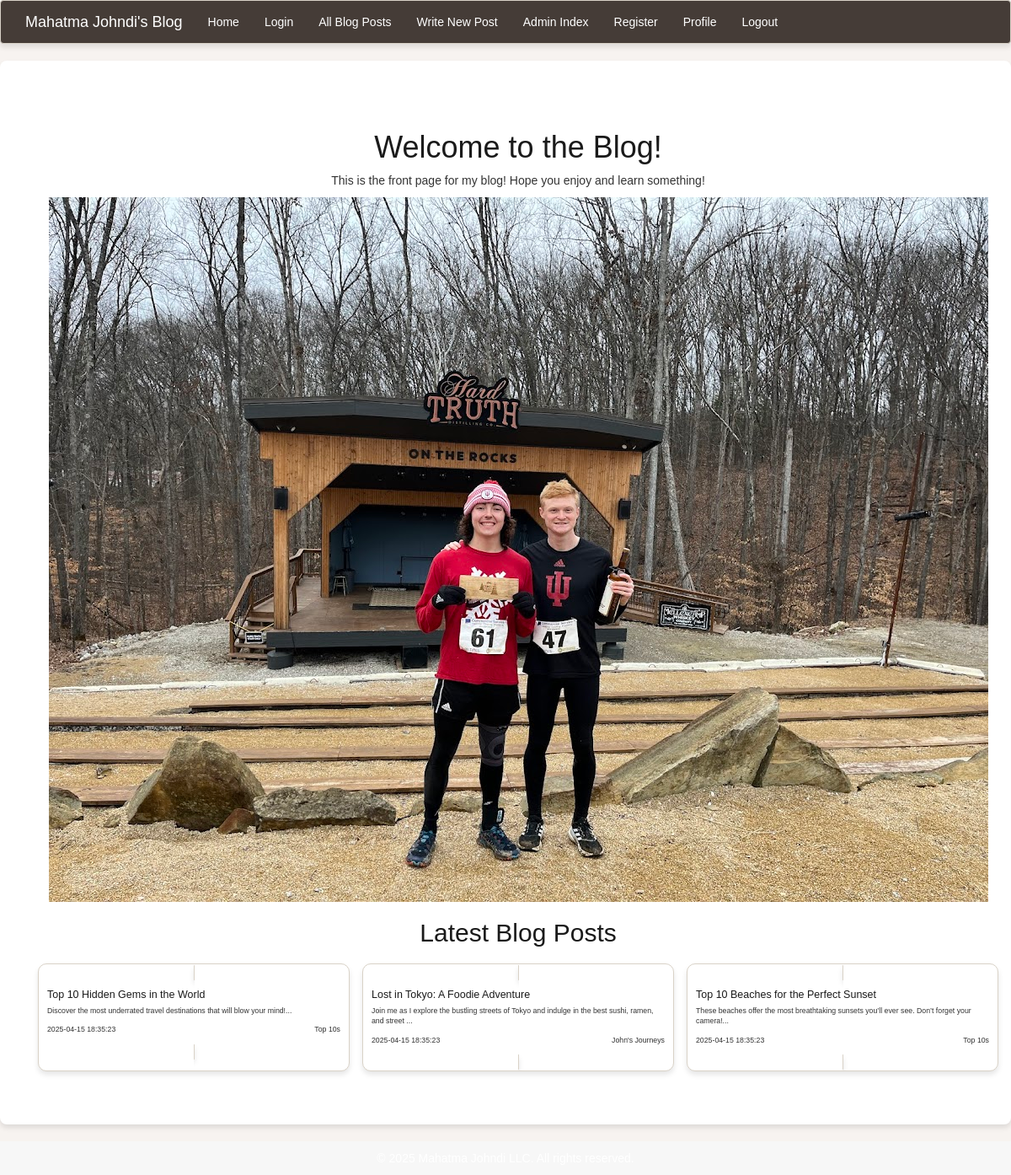
Before: / with the older database file.
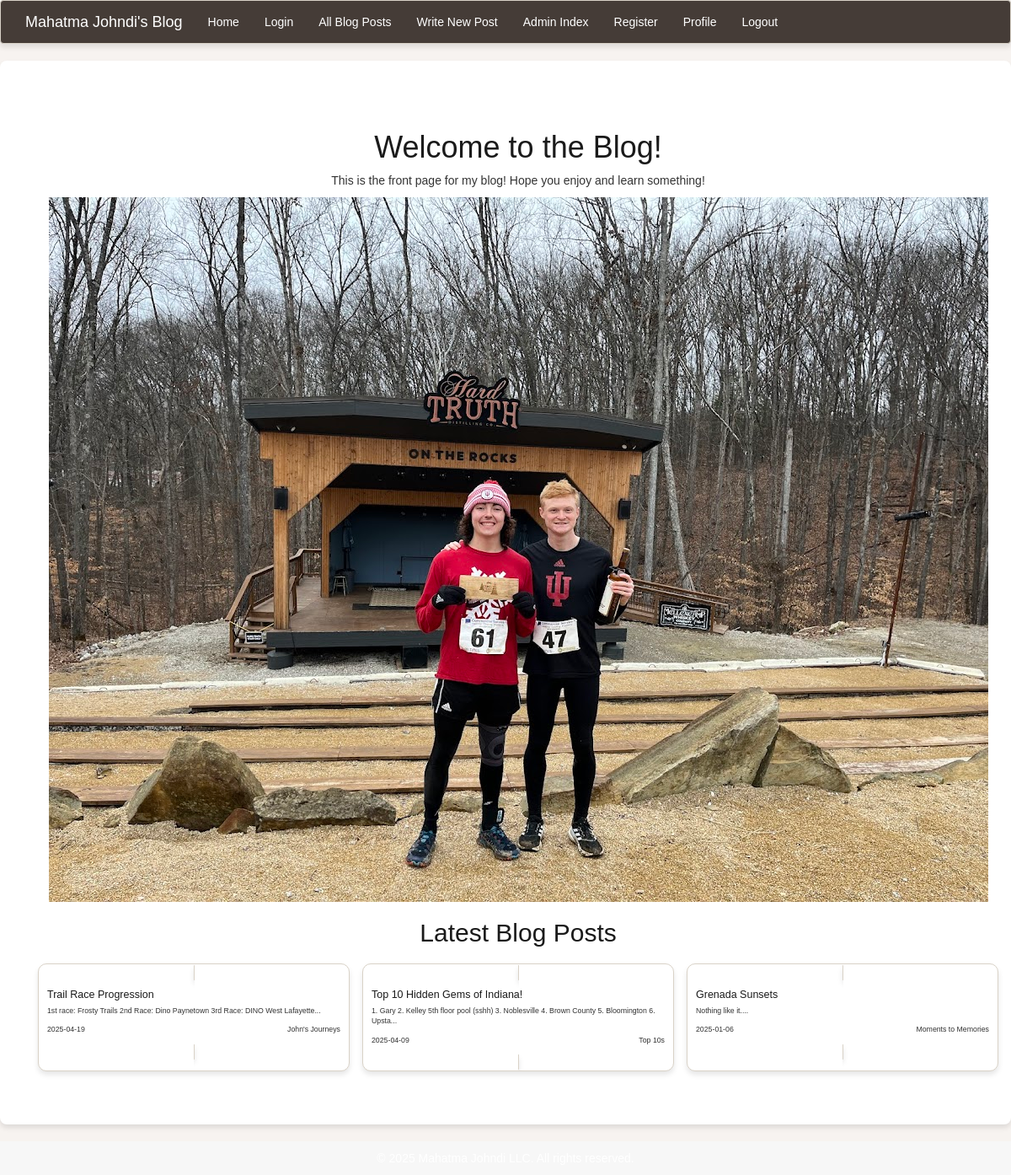
After: the same page with the newer database file.
### tables this page shows
CREATE TABLE blog_posts (
                    post_id INTEGER PRIMARY KEY AUTOINCREMENT,
                    user_id INTEGER NOT NULL,
                    blog_category TEXT CHECK(blog_category IN ('Top 10s', 'John''s Journeys', 'Moments to Memories', 'Reviews') OR blog_category IS NULL),
                    title TEXT NOT NULL,
                    date TEXT DEFAULT CURRENT_TIMESTAMP, -- Automatically records the current date and time
                    body TEXT NOT NULL,
                    blog_type TEXT,
                    likes INTEGER DEFAULT 0, -- New column for likes
                    dislikes INTEGER DEFAULT 0, -- New column for dislikes
                    FOREIGN KEY (user_id) REFERENCES users(user_id)
                );

### app.py (the view)
@app.route("/")
def home():
    conn = get_db_connection()
    blog_posts = conn.execute(
        "SELECT * FROM blog_posts ORDER BY date DESC LIMIT 3"
    ).fetchall()
    conn.close()
    return render_template('index.html', blog_posts=blog_posts)

### app.py (called while the page is built)
def get_db_connection():
    conn = sqlite3.connect("database.db")
    conn.row_factory = sqlite3.Row
    return conn

### templates/index.html
{% extends 'base.html' %}
{% block content %}
<div class="container">
    <h1>Welcome to the Blog!</h1>
    <p>This is the front page for my blog! Hope you enjoy and learn something!</p>
    <img src="{{ url_for('static', filename='images/hardtruth.jpg') }}" class="img-fluid mb-3" alt="Index Image">
    <h2>Latest Blog Posts</h2>
    <div class="blog-cards">
        {% for post in blog_posts %}
        <div class="blog-card">
        <a href="{{ url_for('blog_post', post_id=post['post_id']) }}" class="blog-card">
            <div class="content">
                <h3>{{ post['title'] }}</h3>
                <p>{{ post['body'][:100] }}...</p>
                <div class="meta">
                    <span>{{ post['date'] }}</span>
                    <span>{{ post['blog_category'] }}</span>
                </div>
            </div>
            </a>
        </div>
        {% endfor %}
    </div>
</div>
{% endblock %}

### templates/base.html (shortened to what this page needs)
<!DOCTYPE html>
<html lang="en">
<head>
    <link rel="stylesheet" href="https://maxcdn.bootstrapcdn.com/bootstrap/3.3.7/css/bootstrap.min.css">
    <link rel="stylesheet" href="{{ url_for('static', filename='css/style.css') }}">
</head>
<body>
    <header>
        <nav class="navbar navbar-default">
            <div class="container">
                <div class="navbar-header">
                    <a class="navbar-brand" href="{{ url_for('home') }}">Mahatma Johndi's Blog</a>
                </div>
                <div class="collapse navbar-collapse" id="myMenu">
                    <ul class="nav navbar-nav">
                        <li><a href="{{ url_for('home') }}">Home</a></li>
                        <li><a href="{{ url_for('login') }}">Login</a></li>
                        <li><a href="{{ url_for('blog_posts_page') }}">All Blog Posts</a></li>
                        <li><a href="{{ url_for('add_blog_post') }}">Write New Post</a></li>
                        <li><a href="{{ url_for('admin_index') }}">Admin Index</a></li>
                        <li><a href="{{ url_for('register') }}">Register</a></li>
                        <li><a href="{{ url_for('profile') }}">Profile</a></li>
                        <li><a href="{{ url_for('logout') }}">Logout</a></li>
                    </ul>
                </div>
            </div>
        </nav>
    </header>
    <main id="blog-section">
        <div class="container">
            {% block content %}{% endblock %}
        </div>
    </main>
    <footer class="text-center" style="padding: 1rem; background-color: #f7f7f7; margin-top: 2rem;">
        <p>&copy; 2025 Mahatma Johndi LLC. All rights reserved.</p>
    </footer>
</body>
</html>

### static/css/style.css (style rules this page uses)
:root { --primary: #ff914d; --primaryLight: #ffc299; --secondary: #453c37; --headerColor: #1a1a1a; --bodyTextColor: #333333; --backgroundColor: #f7f3f0; --contentBackground: #ffffff; --borderColor: #d9d2c7; --sectionPadding: clamp(3.75rem, 7.82vw, 6.25rem) 1rem; }
body { margin: 0; padding: 0; font-family: Arial, sans-serif; color: var(--bodyTextColor); background-color: var(--backgroundColor); }
h1, h2, h3 { color: var(--headerColor); }
a { text-decoration: none; color: var(--primary); }
.navbar { background-color: var(--secondary); border-color: var(--borderColor); box-shadow: 0 4px 6px rgba(0, 0, 0, 0.1); }
.navbar-brand, .navbar-nav > li > a { color: white !important; }
footer { background-color: var(--secondary); color: white; padding: 1rem; text-align: center; }
footer p { margin: 0; }
#blog-section { padding: var(--sectionPadding); background-color: var(--contentBackground); text-align: center; border-radius: 8px; box-shadow: 0 4px 6px rgba(0, 0, 0, 0.1); margin: 20px auto; max-width: 1200px; }
.blog-cards { display: grid; grid-template-columns: repeat(auto-fit, minmax(300px, 1fr)); gap: 1.5rem; margin-top: 2rem; }
.blog-card { background-color: var(--contentBackground); border-radius: 10px; overflow: hidden; box-shadow: 0 4px 6px rgba(0, 0, 0, 0.1); transition: transform 0.3s, box-shadow 0.3s; border: 1px solid var(--borderColor); }
.blog-card .content { padding: 1rem; text-align: left; }
.blog-card .content h3 { font-size: 1.25rem; margin: 0 0 0.5rem; color: var(--headerColor); }
.blog-card .content p { font-size: 0.875rem; margin: 0; color: var(--bodyTextColor); }
.blog-card .content .meta { margin-top: 1rem; font-size: 0.875rem; color: var(--bodyTextColor); display: flex; justify-content: space-between; }

Changed rows visible on the page:
removed blog_posts: title "Lost in Tokyo: A Foodie Adventure", body "Join me as I explore the bustling streets of Tokyo and indulge in the best sushi, ramen, and street", date "2025-04-15 18:35:23", blog_category "John's Journeys"
removed blog_posts: title "Top 10 Beaches for the Perfect Sunset", body "These beaches offer the most breathtaking sunsets you’ll ever see. Don’t forget your camera!", date "2025-04-15 18:35:23", blog_category "Top 10s"
added blog_posts: title "Trail Race Progression", body "1st race: Frosty Trails 2nd Race: Dino Paynetown 3rd Race: DINO West Lafayette", date "2025-04-19", blog_category "John's Journeys"
changed blog_posts "Top 10s": title "Top 10 Hidden Gems in the World" → "Top 10 Hidden Gems of Indiana!"; body "Discover the most underrated travel destinations that will blow your mind!" → "1. Gary 2. Kelley 5th floor pool (sshh) 3. Noblesville 4. Brown County 5. Bloomington 6. Upsta"; date "2025-04-15 18:35:23" → "2025-04-09"
added blog_posts: title "Grenada Sunsets", body "Nothing like it.", date "2025-01-06", blog_category "Moments to Memories"
